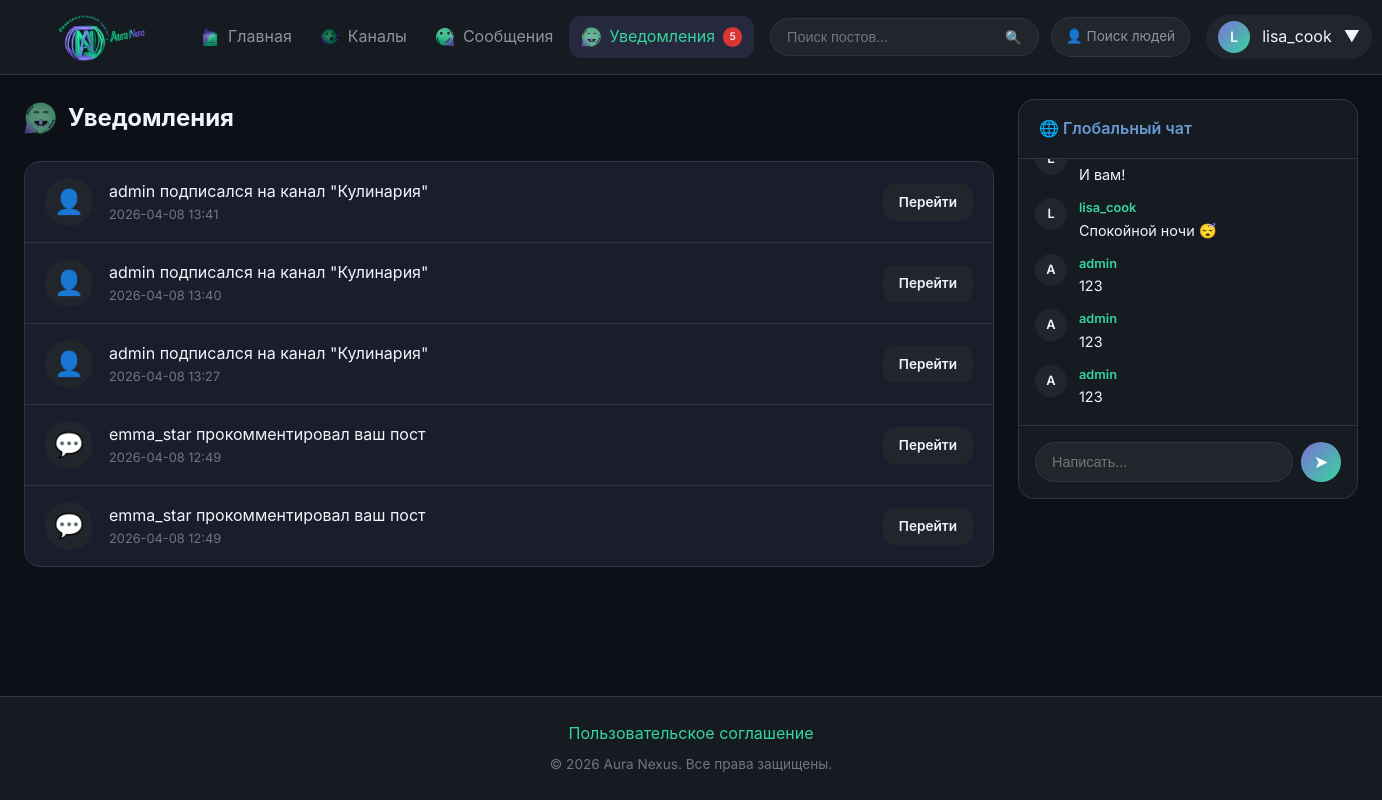
The page /notifications (signed in) on the database as committed earlier.
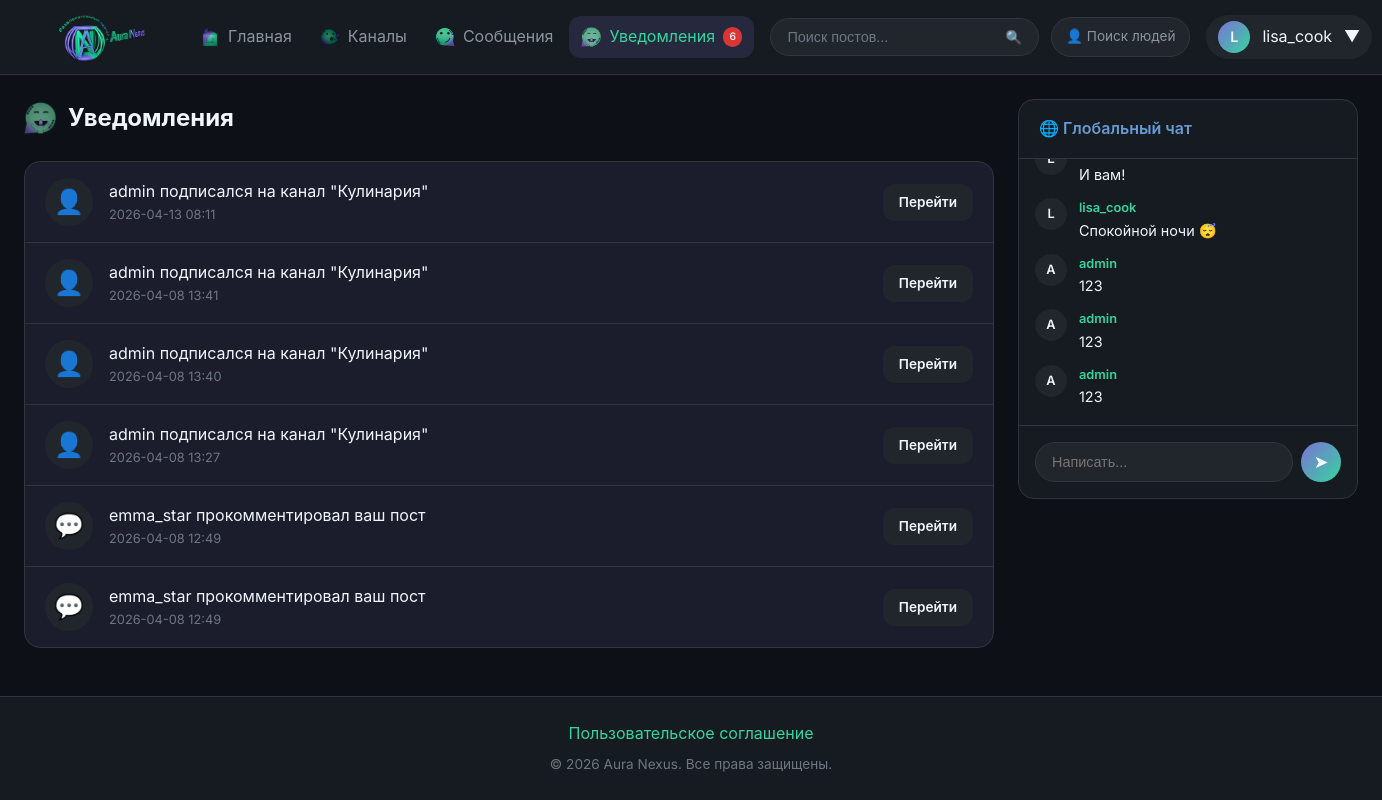
The same page on the database as committed later.
### tables this page shows
CREATE TABLE users (
            id INTEGER PRIMARY KEY AUTOINCREMENT,
            username TEXT UNIQUE NOT NULL,
            email TEXT UNIQUE NOT NULL,
            password TEXT NOT NULL,
            role TEXT DEFAULT 'user',
            avatar TEXT,
            banner TEXT,
            bio TEXT,
            is_banned INTEGER DEFAULT 0,
            ban_until TEXT,
            ban_reason TEXT,
            created_at TEXT DEFAULT CURRENT_TIMESTAMP
        );

CREATE TABLE notifications (
            id INTEGER PRIMARY KEY AUTOINCREMENT,
            user_id INTEGER NOT NULL,
            type TEXT NOT NULL,
            content TEXT NOT NULL,
            link TEXT,
            is_read INTEGER DEFAULT 0,
            created_at TEXT DEFAULT CURRENT_TIMESTAMP,
            FOREIGN KEY (user_id) REFERENCES users(id)
        );

CREATE TABLE global_chat (
            id INTEGER PRIMARY KEY AUTOINCREMENT,
            user_id INTEGER NOT NULL,
            content TEXT NOT NULL,
            created_at TEXT DEFAULT CURRENT_TIMESTAMP,
            FOREIGN KEY (user_id) REFERENCES users(id)
        );

### app.py (the view)
@app.route('/notifications')
@login_required
def notifications():
    user = get_current_user()
    conn = get_db()
    notifs = conn.execute('''
        SELECT * FROM notifications
        WHERE user_id = ?
        ORDER BY created_at DESC LIMIT 50
    ''', (user['id'],)).fetchall()
    conn.execute('UPDATE notifications SET is_read = 1 WHERE user_id = ?', (user['id'],))
    conn.commit()
    chat_messages = get_chat_messages()
    return render_template('notifications.html', notifications=notifs, chat_messages=chat_messages)

### app.py (called while the page is built, shortened)
def get_db():
    if 'db' not in g:
        g.db = sqlite3.connect(DATABASE, timeout=30)
        g.db.row_factory = sqlite3.Row
        g.db.execute('PRAGMA journal_mode=WAL')
        g.db.execute('PRAGMA busy_timeout=30000')
    return g.db

def get_current_user():
    if 'user_id' not in session:
        return None
    conn = get_db()
    user = conn.execute('SELECT * FROM users WHERE id = ?', (session['user_id'],)).fetchone()
    return user

def login_required(f):
    @wraps(f)
    def decorated(*args, **kwargs):
        if 'user_id' not in session:
            flash('Необходимо войти в аккаунт', 'danger')
            return redirect('/login')
        user = get_current_user()
        if user and isinstance(user, dict) and user.get('is_currently_banned'):
            session.clear()
            flash('Ваш аккаунт заблокирован', 'danger')
            return redirect('/login')
        return f(*args, **kwargs)
    return decorated

def get_chat_messages():
    conn = get_db()
    return conn.execute('''
        SELECT g.*, u.username, u.avatar
        FROM global_chat g
        JOIN users u ON g.user_id = u.id
        ORDER BY g.id DESC LIMIT 50
    ''').fetchall()[::-1]

def get_unread_notifications_count(user_id):
    conn = get_db()
    result = conn.execute('SELECT COUNT(*) as count FROM notifications WHERE user_id = ? AND is_read = 0', (user_id,)).fetchone()
    return result['count'] if result else 0

def get_unread_messages_count(user_id):
    conn = get_db()
    result = conn.execute('''
        SELECT COUNT(*) as count FROM messages m
        JOIN conversations c ON m.conversation_id = c.id
        WHERE (c.user1_id = ? OR c.user2_id = ?) AND m.sender_id != ? AND m.is_read = 0
    ''', (user_id, user_id, user_id)).fetchone()
    return result['count'] if result else 0

@app.context_processor
def inject_globals():
    user = get_current_user()
    notif_count = get_unread_notifications_count(user['id']) if user else 0
    msg_count = get_unread_messages_count(user['id']) if user else 0
    pending_reports = get_pending_reports_count() if user and user['role'] in ['admin', 'moderator'] else 0
    return {
        'current_user': user,
        'notification_count': notif_count,
        'message_count': msg_count,
        'pending_reports_count': pending_reports,
        'REACTION_TYPES': REACTION_TYPES,
        'REPORT_CATEGORIES': REPORT_CATEGORIES,
    }

### templates/notifications.html (shortened to what this page needs)
{% extends 'base.html' %}
{% block content %}
<h1 class="page-title">
    <span class="nav-icon page-title-icon">
        <img src="{{ url_for('static', filename='images/icons/notifications.png') }}" alt=""
             onerror="this.style.display='none'; this.nextElementSibling.style.display='inline';">
    </span>
    Уведомления
</h1>
<div class="card">
    {% if notifications %}
    {% for notif in notifications %}
    <div class="notification-item {% if not notif.is_read %}notification-unread{% endif %}">
        <div class="notification-icon">
            {% if notif.type == 'reaction' %}👍
            {% elif notif.type == 'comment' %}💬
            {% elif notif.type == 'subscribe' %}👤
            {% else %}🔔{% endif %}
        </div>
        <div class="notification-content">
            <div class="notification-text">{{ notif.content }}</div>
            <div class="notification-time">{{ notif.created_at[:16] }}</div>
        </div>
        {% if notif.link %}
        <a href="{{ notif.link }}" class="btn btn-sm btn-secondary">Перейти</a>
        {% endif %}
    </div>
    {% endfor %}
    {% else %}
    <div class="empty-state">
        <div class="empty-state-icon">🔔</div>
        <h3 class="empty-state-title">Уведомлений нет</h3>
    </div>
    {% endif %}
</div>
{% endblock %}

### templates/base.html (shortened to what this page needs)
<!DOCTYPE html>
<html lang="ru">
<head>
    <link rel="stylesheet" href="{{ url_for('static', filename='css/style.css') }}">
</head>
<body>
    <nav>
        <a href="/" class="logo">
            <img src="{{ url_for('static', filename='images/logo.png') }}" alt="Aura Nexus" class="logo-image"
                 onerror="this.style.display='none'; this.nextElementSibling.style.display='flex';">
        </a>
        <div class="nav-left">
            <a href="/" class="nav-link {% if request.path == '/' %}active{% endif %}">
                <span class="nav-icon">
                    <img src="{{ url_for('static', filename='images/icons/home.png') }}" alt=""
                         onerror="this.style.display='none'; this.nextElementSibling.style.display='inline';">
                </span>
                <span>Главная</span>
            </a>
            <a href="/channels" class="nav-link {% if '/channel' in request.path %}active{% endif %}">
                <span class="nav-icon">
                    <img src="{{ url_for('static', filename='images/icons/channels.png') }}" alt=""
                         onerror="this.style.display='none'; this.nextElementSibling.style.display='inline';">
                </span>
                <span>Каналы</span>
            </a>
            {% if current_user %}
            <a href="/messages" class="nav-link {% if '/messages' in request.path %}active{% endif %}">
                <span class="nav-icon">
                    <img src="{{ url_for('static', filename='images/icons/messages.png') }}" alt=""
                         onerror="this.style.display='none'; this.nextElementSibling.style.display='inline';">
                </span>
                <span>Сообщения</span>
            </a>
            <a href="/notifications" class="nav-link {% if '/notifications' in request.path %}active{% endif %}">
                <span class="nav-icon">
                    <img src="{{ url_for('static', filename='images/icons/notifications.png') }}" alt=""
                         onerror="this.style.display='none'; this.nextElementSibling.style.display='inline';">
                </span>
                <span>Уведомления</span>
                {% if notification_count > 0 %}
                <span class="badge notification-badge">{{ notification_count }}</span>
                {% endif %}
            </a>
            {% endif %}
        </div>
        <div class="nav-center">
            <form class="search-bar" action="/" method="GET">
                <input type="text" name="q" placeholder="Поиск постов..." value="{{ request.args.get('q', '') }}">
                <button type="submit">🔍</button>
            </form>
            <a href="/search/users" class="search-users-btn">👤 Поиск людей</a>
        </div>
        <div class="nav-right">
            {% if current_user %}
            <div class="dropdown">
                <div class="nav-user">
                    <div class="nav-user-avatar">
                        {% if current_user.avatar %}
                        <img src="{{ url_for('uploaded_file', filename=current_user.avatar) }}" alt="">
                        {% else %}
                        {{ current_user.username[0]|upper }}
                        {% endif %}
                    </div>
                    <span>{{ current_user.username }}</span>
                    <span>▼</span>
                </div>
            </div>
            {% endif %}
        </div>
    </nav>
    <div class="layout {% block layout_class %}{% endblock %}">
        <main class="main-content">
            {% block content %}{% endblock %}
        </main>
        {% if current_user and not hide_sidebar %}
        <aside class="sidebar">
            {% block sidebar %}
            <div class="card chat-box">
                <div class="card-header">
                    <h3 class="card-title">🌐 Глобальный чат</h3>
                </div>
                <div class="chat-messages" id="global-chat-messages">
                    {% for msg in chat_messages %}
                    <div class="chat-message" data-message-id="{{ msg.id }}">
                        <div class="chat-message-avatar">
                            {% if msg.avatar %}
                            <img src="{{ url_for('uploaded_file', filename=msg.avatar) }}" alt="">
                            {% else %}
                            {{ msg.username[0]|upper }}
                            {% endif %}
                        </div>
                        <div class="chat-message-content">
                            <a href="/profile/{{ msg.username }}" class="chat-message-author">{{ msg.username }}</a>
                            <div class="chat-message-text">{{ msg.content }}</div>
                        </div>
                    </div>
                    {% else %}
                    <div class="empty-state" style="padding: 2rem;">
                        <p>Сообщений пока нет</p>
                    </div>
                    {% endfor %}
                </div>
                <form class="chat-input" id="global-chat-form" action="/api/global_chat" method="POST">
                    <input type="text" name="content" id="global-chat-input" placeholder="Написать..." autocomplete="off" required>
                    <button type="submit">➤</button>
                </form>
            </div>
            {% endblock %}
        </aside>
        {% endif %}
    </div>
    <footer>
        <a href="/user_agreement">Пользовательское соглашение</a>
        <p>&copy; 2026 Aura Nexus. Все права защищены.</p>
    </footer>
</body>
</html>

### templates/notifications.html (style rules this page uses)
.page-title { margin-bottom: 1.5rem; display: flex; align-items: center; gap: 0.75rem; }
.page-title-icon { width: 32px !important; height: 32px !important; }
.page-title-icon img { width: 32px !important; height: 32px !important; }
.notification-item { display: flex; align-items: center; gap: 1rem; padding: 1rem 1.25rem; border-bottom: 1px solid var(--border-color); }
.notification-item:last-child { border-bottom: none; }
.notification-unread { background: rgba(124, 58, 237, 0.05); }
.notification-icon { width: 48px; height: 48px; border-radius: 50%; background: var(--bg-tertiary); display: flex; align-items: center; justify-content: center; font-size: 1.5rem; flex-shrink: 0; }
.notification-content { flex: 1; }
.notification-text { color: var(--text-primary); }
.notification-time { font-size: 0.8rem; color: var(--text-muted); }

Rows that differ between the two databases and show on the page:
added notifications: content "admin подписался на канал \"Кулинария\"", created_at "2026-04-13 08:11"
Other text that changed with them:
{{ notification_count }}: "5" → "6"
